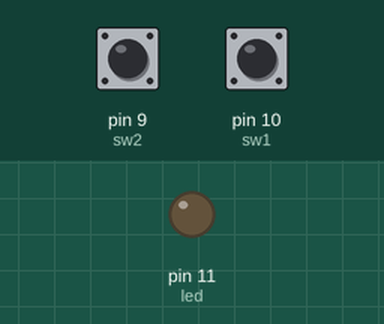
A sketch run on a simulated Arduino Uno, built with avr-gcc and run on an emulated ATmega328P. On the bench: output pins drawn as LEDs (lit = HIGH). The test bench sets the inputs (shaded band); at power-on: pin 9 (sw2) HIGH, pin 10 (sw1) HIGH.

Above: at 1.3 s.
1.4 s: pin 9 (sw2) pulled LOW for 0.3 s
At 1.62 s:
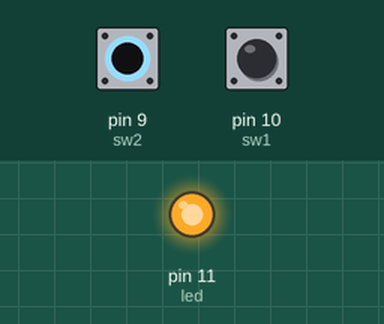
3.2 s: pin 9 (sw2) pulled LOW for 3.2 s
At 7.3 s:
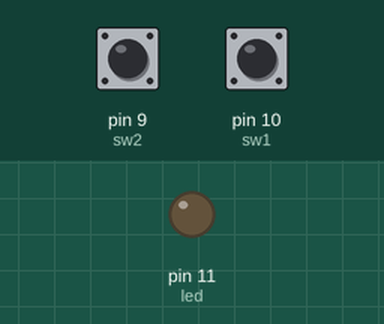
8.0 s: pin 10 (sw1) pulled LOW for 3.2 s
At 8.4 s:
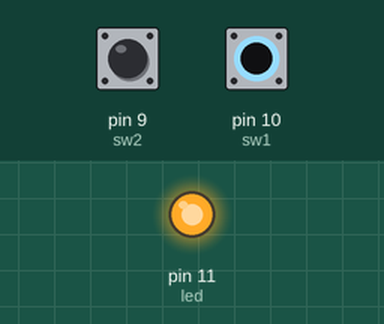
Timing chart, 0 to 12.8 s (numbered marks = the images above; inputs shaded):
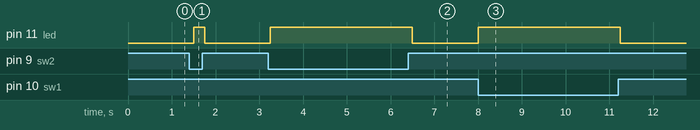

The sketch:

UNI2_Prog_2_Puerta_XOR.ino
```cpp
int sw1 = 10;
int sw2 = 9;
int led = 11;
byte suma;

void setup() {
  pinMode(sw1, INPUT_PULLUP);
  pinMode(sw2, INPUT_PULLUP);
  pinMode(led, OUTPUT);
  Serial.begin(9600);
}


void loop() {

     suma= digitalRead(sw1)+digitalRead(sw2);
     digitalWrite(led, suma%2);


  delay(250);
}

//Tarea (Programa).- Simulación de la Compuerta XOR con entrada de datos por "switch" y representación
//del resultado en un LED
```

Measured:
- after the input at 1.4 s, pin 11 (led): LOW → HIGH after 0.10 s, → LOW 0.25 s later
- after the input at 3.2 s, pin 11 (led): LOW → HIGH after 0.05 s, → LOW 3.3 s later
- after the input at 8.0 s, pin 11 (led): LOW → HIGH at once, → LOW 3.3 s later
